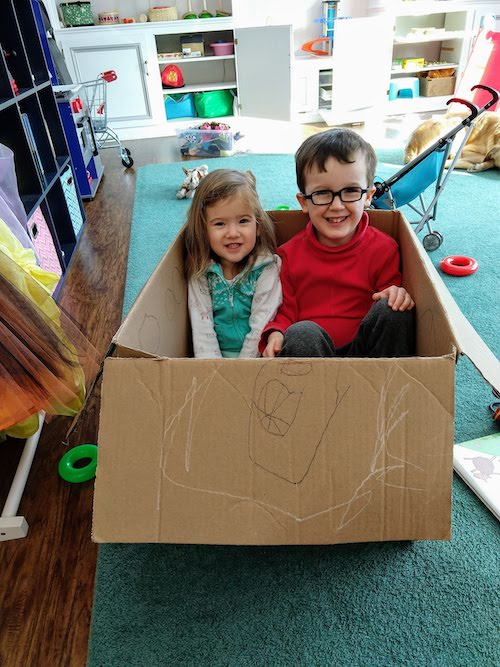
#> input picture Class29/box.jpg, 500 x 667 px
$ python even_more_images.py
#> lines starting #> are read from the running program, lines starting #| are printed output that depends on the picture
import os
from PIL import Image

BLACK = (0, 0, 0)
WHITE = (255, 255, 255)

def main():

#     directory = os.getcwd()

    ### Opens the image from the current working directory
#     kids = Image.open(directory + "/box.jpg")
    kids = Image.open("box.jpg")
#> kids is the input picture: PIL image 500x667 RGB; mean R, G, B 122.1, 118.8, 107.7
# [11 lines of commented-out code are left out]
    rotated = rotate(kids)
    rotated.show()


def rotate(image):
    """Rotates and image 90 degrees"""

    new_image = Image.new("RGB", (image.height, image.width))
#> new_image: PIL image 667x500 RGB; every value is 0

    for x in range(image.width):
        for y in range(image.height):
            pixel = image.getpixel((x, y))

            ### Calculate that pixel's location in new_image
            new_x = image.height - y - 1
            new_y = x


            new_image.putpixel((new_x, new_y), pixel)
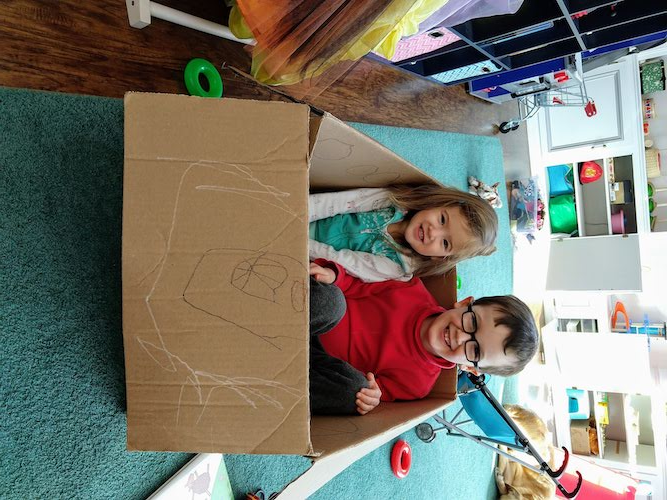
#> new_image: PIL image 667x500 RGB; mean R, G, B 122.1, 118.8, 107.7

    return new_image


# [70 lines left out: functions make_gradient, luminance, edge_detect, not called in this run]


if __name__ == "__main__":
    main()
